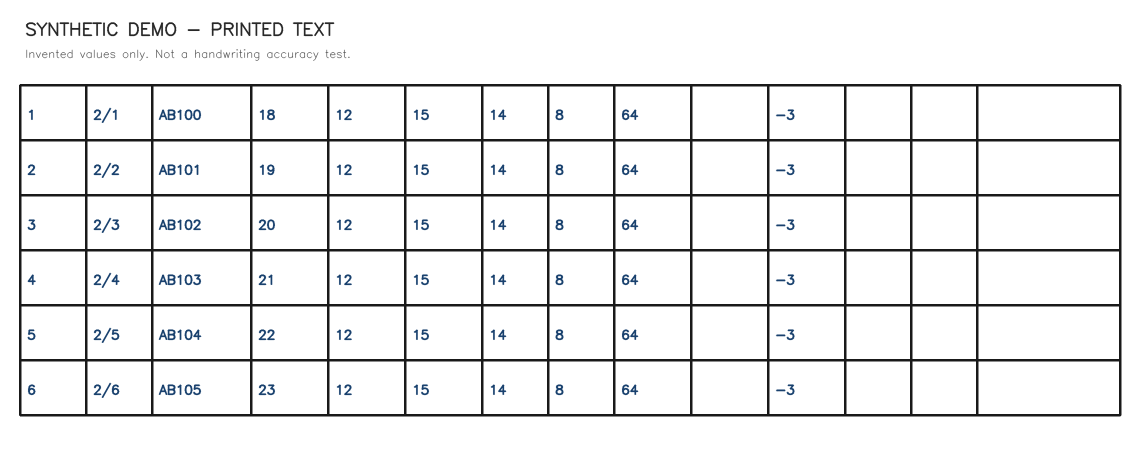
#> input picture examples/synthetic-form.png, 2280 x 920 px (shown at 1/2 size)
$ python -i preprocessing.py   (imports and definitions only)
#> lines starting #> are read from the running program, lines starting #| are printed output that depends on the picture; after the words box and inside, x2 and y2 are one past the last pixel; in counts of white or black regions, pixels touching at a corner belong together
#> further down, picture is the input picture: shape (920, 2280, 3); mean B, G, R 239.4, 239, 238.6
"""OpenCV helpers adapted from the original document-processing experiments."""
import cv2
import numpy as np


def read_image(path):
    # imdecode also supports Windows paths containing non-ASCII characters.
    image = cv2.imdecode(np.fromfile(str(path), dtype=np.uint8), cv2.IMREAD_COLOR)
    if image is None:
        raise ValueError(f"Cannot read image: {path}")
    return image


def write_image(path, image):
    ok, encoded = cv2.imencode(path.suffix, image)
    if not ok:
        raise ValueError(f"Cannot encode image: {path}")
    encoded.tofile(str(path))


def crop_document(image):
    """Find a large convex quadrilateral; fall back to the original image."""
    ratio = min(1.0, 1200 / image.shape[0])
#> ratio = 1
    small = cv2.resize(image, None, fx=ratio, fy=ratio)
    gray = cv2.cvtColor(small, cv2.COLOR_BGR2GRAY)
    edges = cv2.Canny(cv2.GaussianBlur(gray, (5, 5), 0), 50, 150)
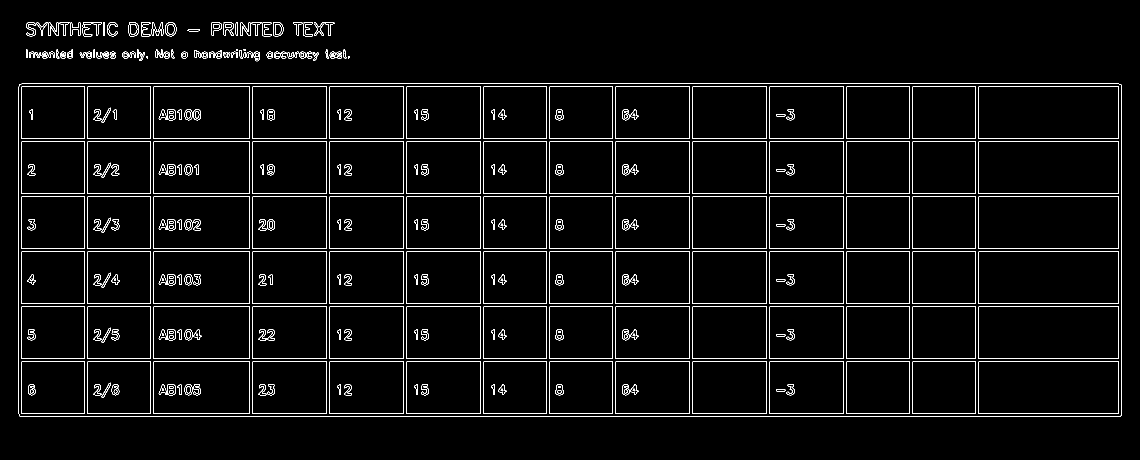
#> edges: shape (920, 2280) (shown at 1/2 size); 3.1% white in thin lines or dots, all inside (x1, y1, x2, y2) = (37, 44, 2243, 833)
    edges = cv2.dilate(edges, np.ones((3, 3), np.uint8), iterations=2)
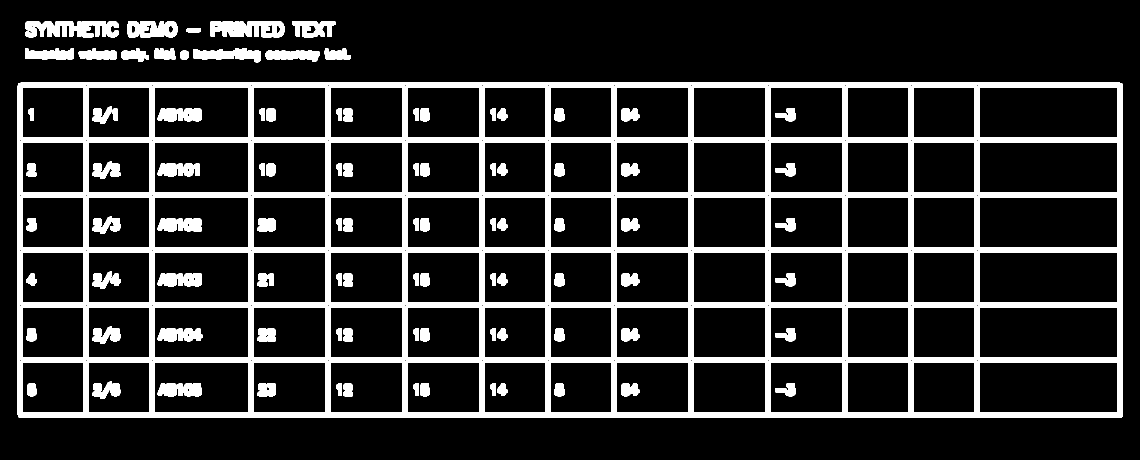
#> edges: shape (920, 2280) (shown at 1/2 size); 15.1% white; 102 white regions
    contours, _ = cv2.findContours(edges, cv2.RETR_EXTERNAL, cv2.CHAIN_APPROX_SIMPLE)
#> contours = 15 contours; largest, box (x1, y1, x2, y2) and area: (35, 165, 2245, 835) 1477800, (50, 42, 237, 75) 4156, (255, 42, 355, 75) 2830, (479, 42, 569, 75) 2325, (387, 96, 522, 125) 2261
    for contour in sorted(contours, key=cv2.contourArea, reverse=True):
        if cv2.contourArea(contour) < small.shape[0] * small.shape[1] * 0.2:
            break
        corners = cv2.approxPolyDP(contour, 0.02 * cv2.arcLength(contour, True), True)
        if len(corners) != 4 or not cv2.isContourConvex(corners):
            continue
        points = corners.reshape(4, 2).astype(np.float32) / ratio
        sums, differences = points.sum(axis=1), np.diff(points, axis=1).ravel()
        ordered = points[[np.argmin(sums), np.argmin(differences),
                          np.argmax(sums), np.argmax(differences)]]
        if len(np.unique(ordered, axis=0)) != 4:
            continue
        tl, tr, br, bl = ordered
        width = int(max(np.linalg.norm(tr - tl), np.linalg.norm(br - bl)))
        height = int(max(np.linalg.norm(bl - tl), np.linalg.norm(br - tr)))
        if min(width, height) < 2:
            continue
        destination = np.float32([[0, 0], [width - 1, 0],
                                  [width - 1, height - 1], [0, height - 1]])
        matrix = cv2.getPerspectiveTransform(ordered, destination)
        return cv2.warpPerspective(image, matrix, (width, height)), True
#> this loop made 1 pass
#> (points, sums, differences, width, height, destination) on pass 1: ([[36, 167], [37, 834], [2244, 833], [2243, 166]], [203, 871, 3077, 2409], [131, 797, -1411, -2077], 2207, 667, [[0, 0], [2206, 0], [2206, 666], [0, 666]])
    return image.copy(), False


def preprocess(image, mode):
    if mode == "none":
        return image.copy()
    if mode == "shadow":
        # Estimate the background separately in each colour channel.
        planes = []
        for plane in cv2.split(image):
            background = cv2.medianBlur(cv2.dilate(plane, np.ones((7, 7), np.uint8)), 21)
            planes.append(255 - cv2.absdiff(plane, background))
        image = cv2.merge(planes)
    gray = cv2.cvtColor(image, cv2.COLOR_BGR2GRAY)
    contrast = cv2.createCLAHE(clipLimit=2.0, tileGridSize=(8, 8)).apply(gray)
    _, binary = cv2.threshold(contrast, 0, 255, cv2.THRESH_BINARY + cv2.THRESH_OTSU)
    return cv2.cvtColor(binary, cv2.COLOR_GRAY2BGR)

>>> import cv2
>>> picture = cv2.imread('../examples/synthetic-form.png')
>>> result = crop_document(picture)
